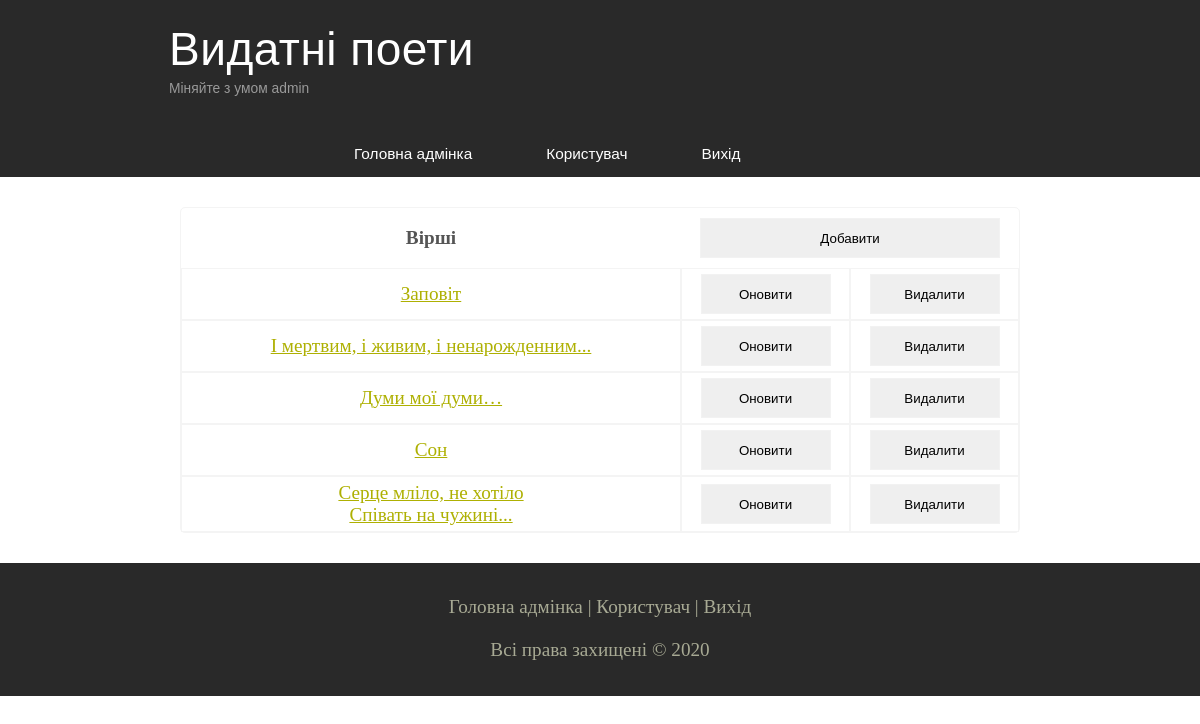
The page /myProfile/phpLabs/labs10/admin/poems.php?author_id=1 (signed in) on the database its author committed.
### tables this page shows
CREATE TABLE `poems` (
  `id` int(10) UNSIGNED NOT NULL,
  `name` varchar(50) NOT NULL,
  `text` text NOT NULL,
  `author_id` int(10) UNSIGNED NOT NULL
);

### myProfile/phpLabs/labs10/classes/DbObject.php (called while the page is built, shortened)
 <?php
abstract class DbObject
{
    private $connection;
	protected function connect() {
        $this->connection = new mysqli(DB_HOST, DB_USERNAME, DB_PASSWORD, DB_NAME);
	}
	protected function query($sql) {
		return $this->connection->query($sql);
	}
}
?>

### myProfile/phpLabs/labs10/classes/Poem.php (called while the page is built, shortened)
<?php
require_once "DbObject.php";
class Poem extends DbObject
{
	private $id;
	private $name;
	public function arrayToObject($arr) {
		$obj = new Poem();
        foreach ($arr as $key => $value) {
            $obj->{$key} = $value;
        }
        return $obj;
	}
   	public function getId() {
		return $this->id;
	}
	public function getName() {
		return $this->name;
	}
	public function getPoemsForAuthorId($id) {
		$arr = $this->query("SELECT * FROM `poems` WHERE `author_id` = '{$id}'");
		$objects = [];
		while ($row = $arr->fetch_assoc()) {
			$objects[] = $this->arrayToObject($row);
		}
		return $objects;
	}
}
?>

### myProfile/phpLabs/labs10/admin/poems.php (the view, shortened to what this page needs)
<?php if(isset($_COOKIE['adminLogin'])) : ?>
<?php require_once "help_pages/header.php"; ?>
<?php
	require_once "../classes/Poem.php";
	$authorId = $_GET['author_id'];
	$poem = new Poem();
	$poems = $poem->getPoemsForAuthorId($authorId);
?>
<div class="myTable">
		<table cellspacing="0" cellpadding="0">
			<th style="width: 500px;">Вірші</th>
				<th colspan="2">
					<a href="poemInsert.php?author_id=<?=$authorId?>">
						<input type="submit" value="Добавити" style="width: 300px; margin: 10px; ">
					</a>
				</th>
				<?php foreach ($poems as $value) : ?>
					<tr>
					<td>
						<a href="showPoem.php?poem_id=<?=$value->getId()?>">
							<?=$value->getName()?>
						</a>
					</td>
					<td>
						<a href="poemUpdate.php?author_id=<?=$authorId?>&poem_id=<?=$value->getId()?>">
							<input type="submit" value="Оновити">
						</a>
					</td>
					<td>
						<a href="forms/poemDeleteForm.php?author_id=<?=$authorId?>&poem_id=<?=$value->getId()?>">
							<input type="submit" name="delete_<?=$value->getId()?>" value="Видалити" onclick="return confirm('Ви дійсно хочете видалити це?');">
						</a>
					</td>
					</tr>
				<?php endforeach; ?>
		</table>
</div>
<?php require_once "help_pages/footer.php"; ?>
<?php else: ?>
	<?php header("Location: ../admin.php"); ?>
<?php endif; ?>

### myProfile/phpLabs/labs10/assets/css/style.css (style rules this page uses)
* { margin: 0; padding: 0; }
body { font-size: 1.2em; background-color: #fff; color: #555; }
input, textarea { outline: none; border: none; border: solid 1px #f2f2f2; }
a, a:hover { outline: none; text-decoration: underline; color: #aeb002; }
table { width: 100%; border: solid 1px #f4f4f4; }
td { padding: 2%; border: solid 1px #f4f4f4; }

### myProfile/phpLabs/labs10/admin/assets/style.css (style rules this page uses)
.myTable table { width: 840px; border-radius: 5px; margin: auto; margin-top: 30px; margin-bottom: 30px; }
.myTable table td { text-align: center; padding: 5px; }
input { width: 82px; }
input[type="submit"] { width: 130px; height: 40px; }

### rows shown on the page
poems: name "Заповіт"
poems: name "І мертвим, і живим, і ненарожденним..."
poems: name "Думи мої думи…"
poems: name "Сон"
poems: name "Серце мліло, не хотіло Cпівать на чужині..."

### other values the page prints
$_COOKIE['adminLogin'] "admin"
